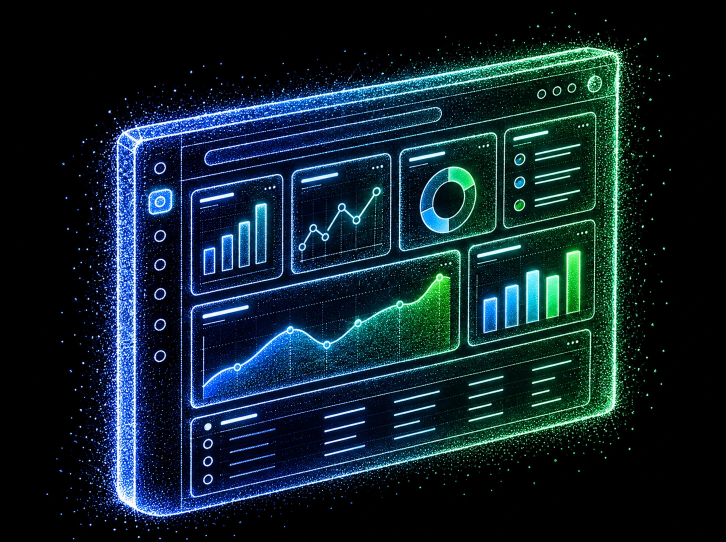
#> input picture dashboard-particles/reference.webp, 1451 x 1084 px (shown at 1/2 size)
$ python build_density.py
#> lines starting #> are read from the running program, lines starting #| are printed output that depends on the picture
#!/usr/bin/env python3
"""Embed the particle density map into a version page (vN/index.html).

The page places its dots by importance-sampling the brightness of the
reference artwork inside each traced shape, so the panel, charts and particle
texture land exactly where they sit in reference.webp. This script converts
the reference to a greyscale WebP and writes it, base64 encoded, into the
<script id="density"> block of a version's index.html.

Usage: python3 build_density.py [v1/index.html]   (needs Pillow)
Without an argument it updates the newest version folder (vN/index.html).
"""
import base64
import io
import pathlib
import re
import sys

from PIL import Image

HERE = pathlib.Path(__file__).resolve().parent
SIZE = (1451, 1084)  # the full artboard
QUALITY = 80

img = Image.open(HERE / "reference.webp").convert("L")
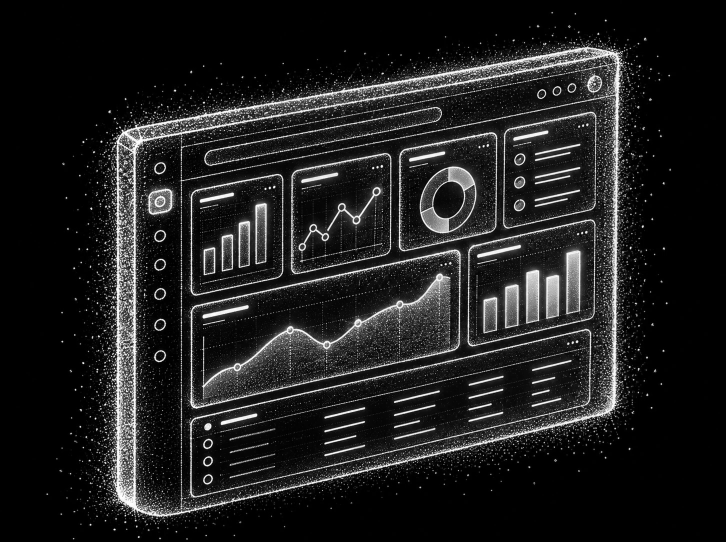
#> img: PIL image 1451x1084 L (shown at 1/2 size); min 0, max 255, mean 30.5
assert img.size == SIZE, f"reference.webp should be {SIZE[0]}x{SIZE[1]}, got {img.size}"
buf = io.BytesIO()
img.save(buf, "WEBP", quality=QUALITY, method=6)
data = base64.b64encode(buf.getvalue()).decode("ascii")

if len(sys.argv) > 1:
    page = pathlib.Path(sys.argv[1]).resolve()
else:
#> (the run stopped early here; a loop or call above may not have finished)
